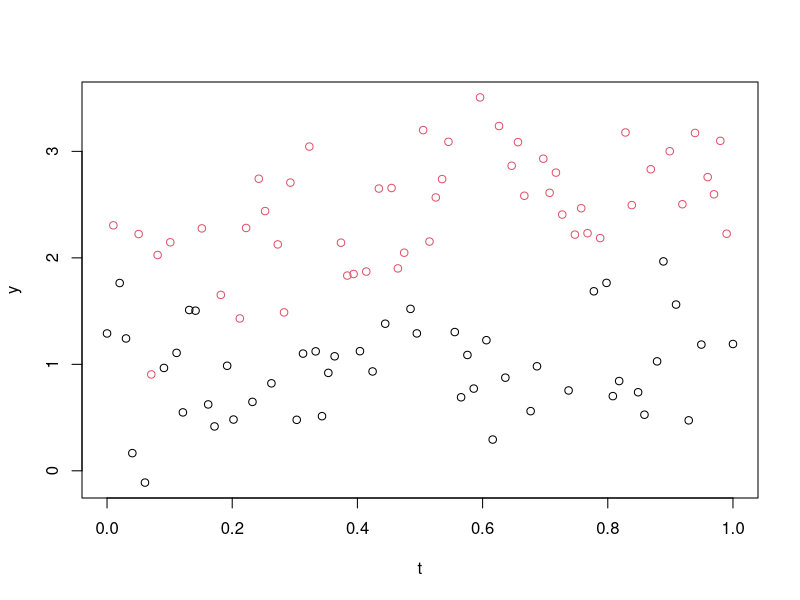
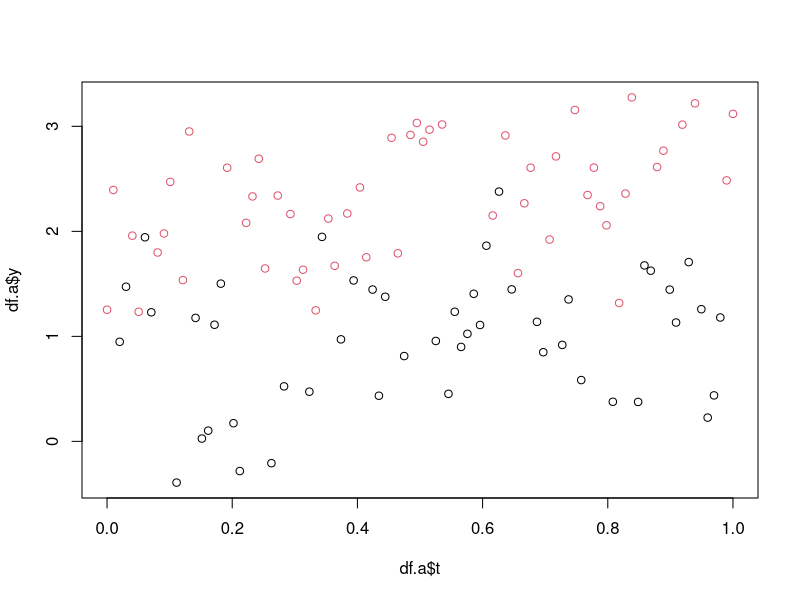
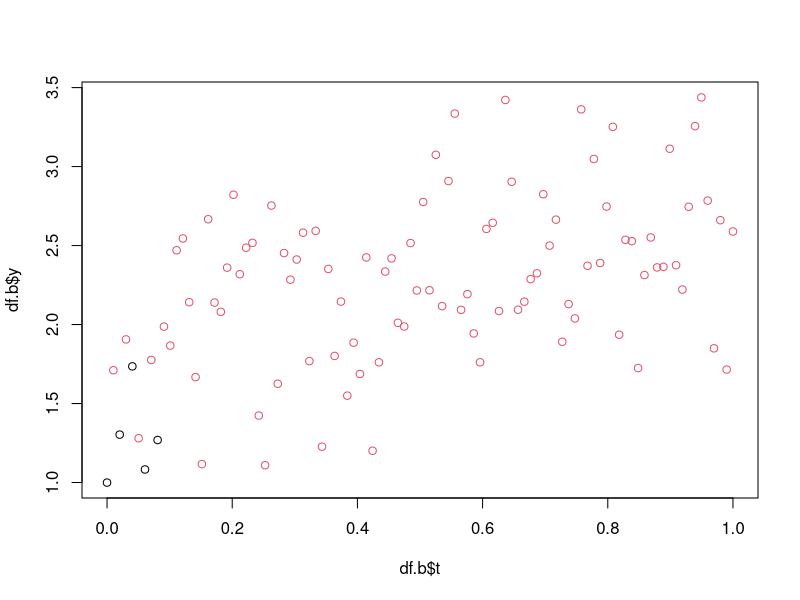
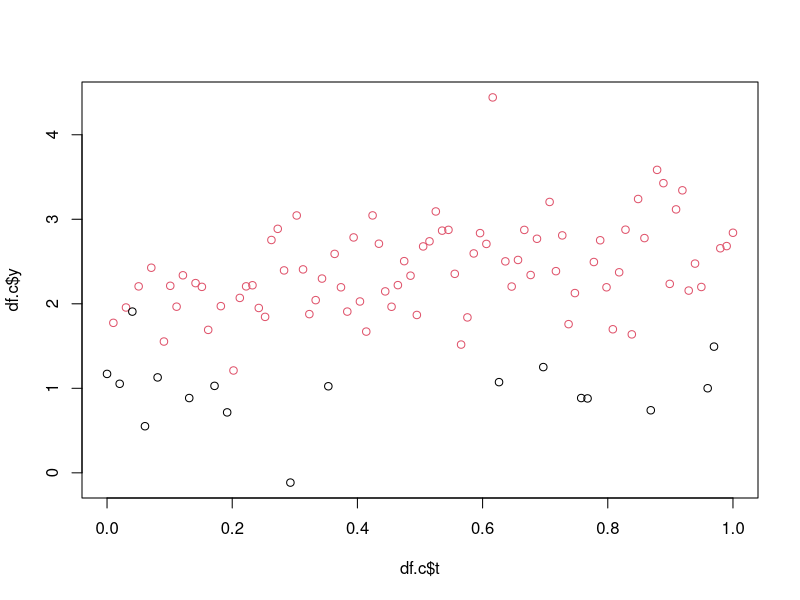
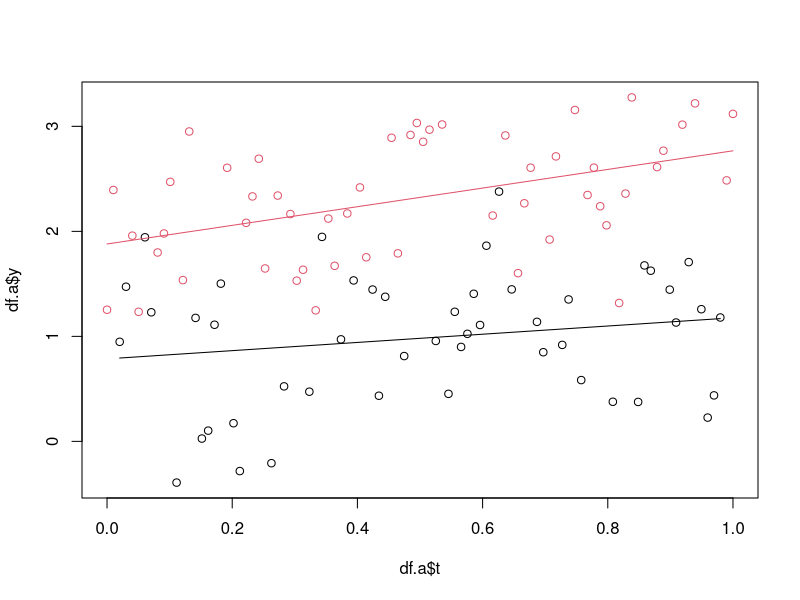
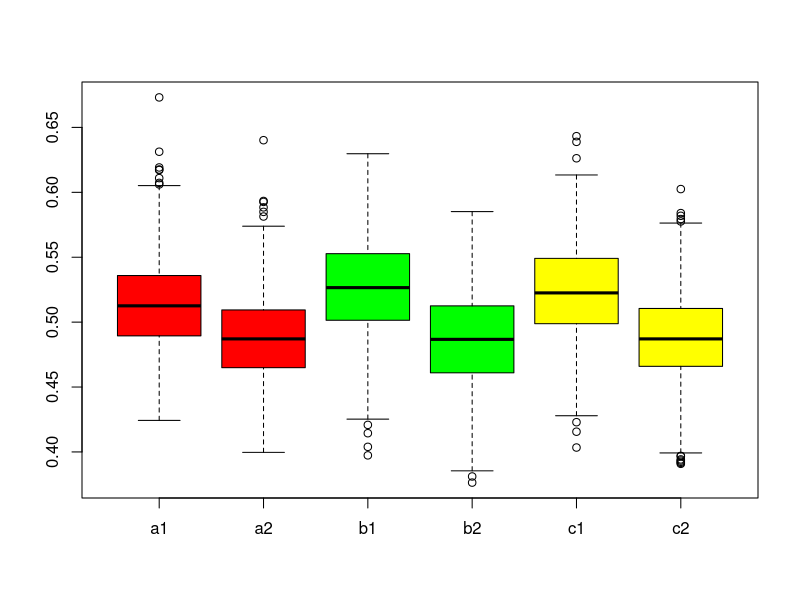
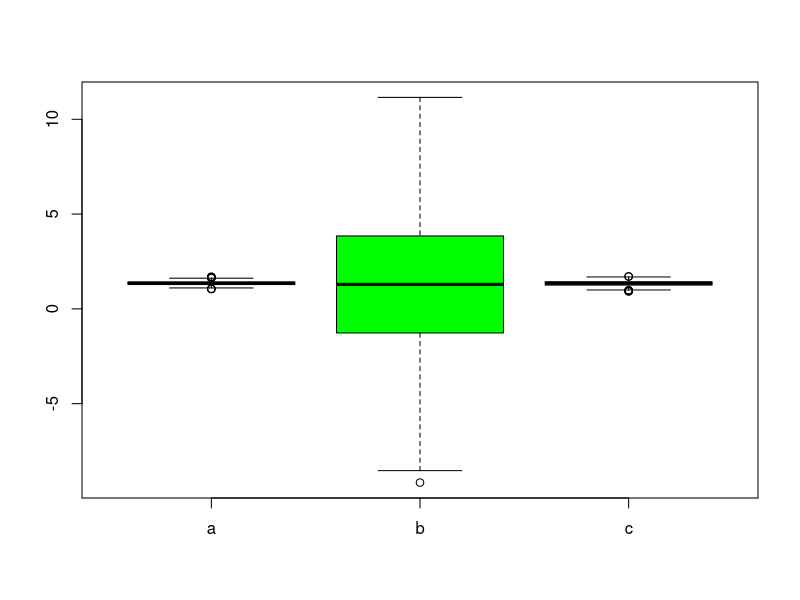
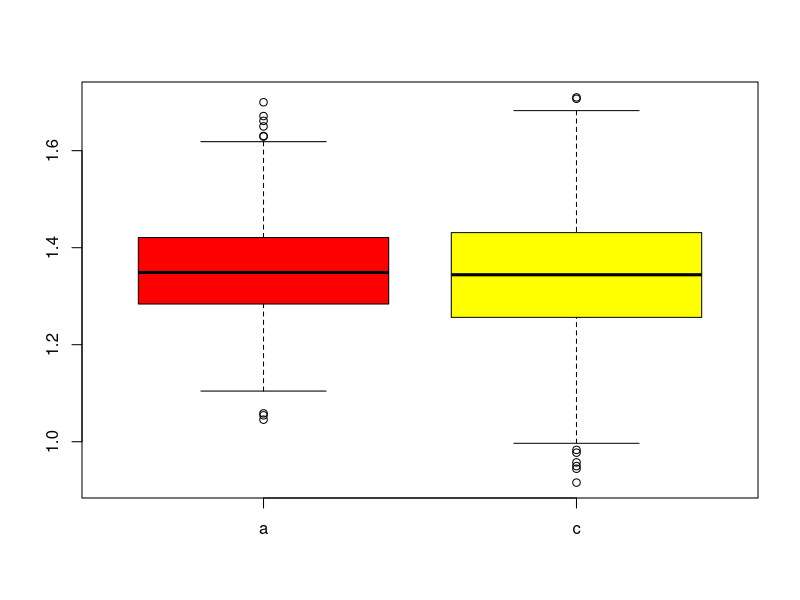

Recreate these plots in R, in order.
## ---- chunk 1
knitr::opts_chunk$set(echo = TRUE)
knitr::opts_chunk$set(fig.pos = "!H", out.extra = "")
## ---- chunk 2
df <- data.frame(
    x = c(3, 5, 2, 8, 5, 10, 2, 11),
    z = c(0, 0, 1, 0, 0, 1, 1, 1),
    y0 = c(5, 8, 5, 12, 4, 8, 4, 9),
    y1 = c(5, 10, 3, 13, 2, 9, 1, 13)
)
df
## ---- chunk 3
df$tau <- df$y1 - df$y0
mean(df$tau)
## ---- chunk 4
treated <- df$z == 1
mean(df$tau[treated])
## ---- chunk 5
y.treated   <- mean(df$y1[treated])
y.untreated <- mean(df$y0[!treated])
y.treated - y.untreated
## ---- chunk 6
gendata <- function(z, t, a = 1, b = 1.0, c = 0.7, sigma = 0.5) {
    y <- rnorm(1, mean = a + (b + c * t) * z, sd = sigma)
}

n <- 100
t <- seq(0, 1, length.out = n)

z <- rbinom(n, 1, 0.5)
y <- sapply(1:n, function(i) gendata(z[i], t[i]))

df <- data.frame(t = t, z = z, y = y)

plot(t, y, col = z + 1)
lm(y ~ z * t, data = df)
## ---- chunk 7
method.a <- function() {
    z <- rbinom(n, 1, 0.5)
    y <- sapply(1:n, function(i) gendata(z[i], t[i]))
    data.frame(t = t, z = z, y = y)
}

df.a <- method.a()
plot(df.a$t, df.a$y, col = df.a$z + 1)

method.b <- function() {
    z <- rep(NA, n)
    y <- rep(NA, n)
    z[1:10] <- (rbinom(1, 1, 0.5) + rep(c(0, 1), 5)) %% 2
    y[1:10] <- sapply(1:10, function(i) gendata(z[i], t[i]))
    for (i in 11:100) {
        y0.mean <- mean(y[z == 0], na.rm = TRUE)
        y1.mean <- mean(y[z == 1], na.rm = TRUE)
        z[i] <- as.numeric(y1.mean > y0.mean)
        y[i] <- gendata(z[i], t[i])
    }
    data.frame(t = t, z = z, y = y)
}

df.b <- method.b()
plot(df.b$t, df.b$y, col = df.b$z + 1)

method.c <- function() {
    z <- rep(NA, n)
    y <- rep(NA, n)
    z[1:10] <- (rbinom(1, 1, 0.5) + rep(c(0, 1), 5)) %% 2
    y[1:10] <- sapply(1:10, function(i) gendata(z[i], t[i]))
    for (i in 11:100) {
        y0.mean <- mean(y[z == 0], na.rm = TRUE)
        y1.mean <- mean(y[z == 1], na.rm = TRUE)
        z[i] <- (rbinom(1, 1, 0.2) + as.numeric(y1.mean > y0.mean)) %% 2
        y[i] <- gendata(z[i], t[i])
    }
    data.frame(t = t, z = z, y = y)
}

df.c <- method.c()
plot(df.c$t, df.c$y, col = df.c$z + 1)
## ---- chunk 8
fit.a <- lm(y ~ z * t, data = df.a)
plot(df.a$t, df.a$y, col = df.a$z + 1)
y.a.pred <- predict(fit.a, df.a)
lines(df.a$t[df.a$z == 0], y.a.pred[df.a$z == 0], col = 1)
lines(df.a$t[df.a$z == 1], y.a.pred[df.a$z == 1], col = 2)

sqrt(mean(fit.a$residuals^2))
## ---- chunk 9
fit.simple <- function(df) {
    fit <- lm(y ~ z, data = df)
    rmse <- sqrt(mean(fit$residuals^2))
    return(list(
        fit = fit,
        rmse = rmse
    ))
}

fit.interaction <- function(df) {
    fit <- lm(y ~ z * t, data = df)
    rmse <- sqrt(mean(fit$residuals^2))
    treatment.effect.mean <- mean(t * fit$coefficients["z:t"] + fit$coefficients["z"])
    return(list(
        fit = fit,
        rmse = rmse,
        treatment.effect.mean = treatment.effect.mean
    ))
}

fit.simple(df.a)
fit.interaction(df.a)

fit.simple(df.b)
fit.interaction(df.b)

fit.simple(df.c)
fit.interaction(df.c)
## ---- chunk 10
rmse <- function(method, reps = 1000) replicate(reps, {
    df <- method()
    f1 <- fit.simple(df)
    f2 <- fit.interaction(df)
    c(f1$rmse, f2$rmse)
})

rmse.all <- rbind(
    rmse(method.a),
    rmse(method.b),
    rmse(method.c)
)

boxplot(
    t(rmse.all),
    names = c("a1", "a2", "b1", "b2", "c1", "c2"),
    col = c("red", "red", "green", "green", "yellow", "yellow")
)
## ---- chunk 11
treatment.effect.mean <- function(method, reps = 1000) replicate(reps, {
    df <- method()
    f <- fit.interaction(df)
    f$treatment.effect.mean
})

tfm.all <- rbind(
    treatment.effect.mean(method.a),
    treatment.effect.mean(method.b),
    treatment.effect.mean(method.c)
)

rowMeans(tfm.all)

boxplot(
    t(tfm.all),
    names = c("a", "b", "c"),
    col = c("red", "green", "yellow")
)
## ---- chunk 12
boxplot(
    t(tfm.all[c(1, 3), ]),
    names = c("a", "c"),
    col = c("red", "yellow")
)
